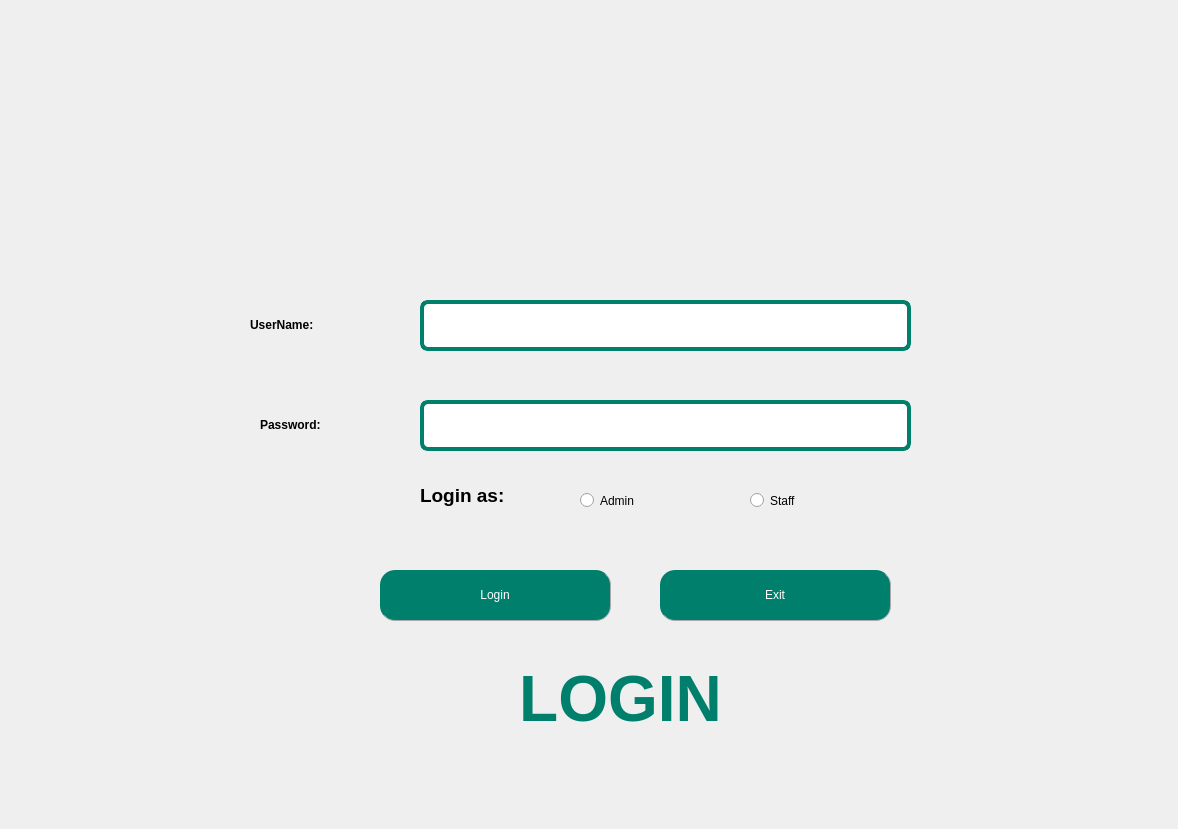
<?xml version="1.0" encoding="UTF-8"?>
<ui version="4.0">
 <class>MainWindow</class>
 <widget class="QMainWindow" name="MainWindow">
  <property name="geometry">
   <rect>
    <x>0</x>
    <y>0</y>
    <width>1178</width>
    <height>829</height>
   </rect>
  </property>
  <property name="windowTitle">
   <string>K244060778</string>
  </property>
  <property name="styleSheet">
   <string notr="true"/>
  </property>
  <widget class="QWidget" name="centralwidget">
   <widget class="QLabel" name="label_4">
    <property name="geometry">
     <rect>
      <x>0</x>
      <y>0</y>
      <width>1181</width>
      <height>831</height>
     </rect>
    </property>
    <property name="maximumSize">
     <size>
      <width>500000</width>
      <height>500000</height>
     </size>
    </property>
    <property name="text">
     <string/>
    </property>
    <property name="pixmap">
     <pixmap>../../../../Downloads/2.jpg</pixmap>
    </property>
    <property name="scaledContents">
     <bool>true</bool>
    </property>
   </widget>
   <widget class="QLabel" name="label_7">
    <property name="geometry">
     <rect>
      <x>410</x>
      <y>660</y>
      <width>421</width>
      <height>81</height>
     </rect>
    </property>
    <property name="styleSheet">
     <string notr="true">font: 20pt &quot;Tahoma&quot;;
color: rgb(0, 128, 108);</string>
    </property>
    <property name="text">
     <string>&lt;html&gt;&lt;head/&gt;&lt;body&gt;&lt;p align=&quot;center&quot;&gt;&lt;span style=&quot; font-size:48pt; font-weight:600;&quot;&gt;LOGIN&lt;/span&gt;&lt;/p&gt;&lt;/body&gt;&lt;/html&gt;</string>
    </property>
   </widget>
   <widget class="QPushButton" name="pushButtonExit">
    <property name="geometry">
     <rect>
      <x>660</x>
      <y>570</y>
      <width>231</width>
      <height>51</height>
     </rect>
    </property>
    <property name="styleSheet">
     <string notr="true">QPushButton{
        border-radius: 15px;
		border-right: 1px solid #aaaaaa;
		border-bottom: 1px solid #aaaaaa;
		font: 16pt &quot;Segoe UI&quot;;

}

QPushButton:enabled {
		background-color: #00806c;
		color: White;
}

QPushButton:pressed {
		background-color: #0d2f72;
		color: #fffffe;
}


QPushButton:hover:!pressed {
		background-color: #86ad6f;
		color: #0c2f70;
}

QPushButton:disabled {
		background-color: #aaaaaa;
		color: #ffffff;
}
</string>
    </property>
    <property name="text">
     <string>Exit</string>
    </property>
   </widget>
   <widget class="QPushButton" name="pushButtonLogin">
    <property name="geometry">
     <rect>
      <x>380</x>
      <y>570</y>
      <width>231</width>
      <height>51</height>
     </rect>
    </property>
    <property name="styleSheet">
     <string notr="true">QPushButton{
        border-radius: 15px;
		border-right: 1px solid #aaaaaa;
		border-bottom: 1px solid #aaaaaa;
		font: 16pt &quot;Segoe UI&quot;;

}

QPushButton:enabled {
		background-color: #00806c;
		color: White;
}

QPushButton:pressed {
		background-color: #0d2f72;
		color: #fffffe;
}


QPushButton:hover:!pressed {
		background-color: #86ad6f;
		color: #0c2f70;
}

QPushButton:disabled {
		background-color: #aaaaaa;
		color: #ffffff;
}
</string>
    </property>
    <property name="text">
     <string>Login</string>
    </property>
   </widget>
   <widget class="QLineEdit" name="lineEditUserName">
    <property name="geometry">
     <rect>
      <x>420</x>
      <y>300</y>
      <width>491</width>
      <height>51</height>
     </rect>
    </property>
    <property name="styleSheet">
     <string notr="true">QLineEdit {
    background-color: white;
    border: 4px solid #00806c;
    border-radius: 8px;
    padding: 5px;
    font: 12pt &quot;Segoe UI&quot;;
}
</string>
    </property>
   </widget>
   <widget class="QLabel" name="label_3">
    <property name="geometry">
     <rect>
      <x>260</x>
      <y>400</y>
      <width>141</width>
      <height>51</height>
     </rect>
    </property>
    <property name="styleSheet">
     <string notr="true">font: 75 18pt &quot;Segoe UI&quot;;
color: rgb(0, 0, 0);</string>
    </property>
    <property name="text">
     <string>&lt;html&gt;&lt;head/&gt;&lt;body&gt;&lt;p&gt;&lt;span style=&quot; font-weight:600;&quot;&gt;Password:&lt;/span&gt;&lt;/p&gt;&lt;/body&gt;&lt;/html&gt;</string>
    </property>
   </widget>
   <widget class="QLineEdit" name="lineEditPassword">
    <property name="geometry">
     <rect>
      <x>420</x>
      <y>400</y>
      <width>491</width>
      <height>51</height>
     </rect>
    </property>
    <property name="styleSheet">
     <string notr="true">QLineEdit {
    background-color: white;
    border: 4px solid #00806c;
    border-radius: 8px;
    padding: 5px;
    font: 12pt &quot;Segoe UI&quot;;
}</string>
    </property>
    <property name="text">
     <string/>
    </property>
    <property name="echoMode">
     <enum>QLineEdit::Password</enum>
    </property>
   </widget>
   <widget class="QLabel" name="label_2">
    <property name="geometry">
     <rect>
      <x>250</x>
      <y>300</y>
      <width>161</width>
      <height>51</height>
     </rect>
    </property>
    <property name="styleSheet">
     <string notr="true">font: 75 18pt &quot;Segoe UI&quot;;
color: rgb(0, 0, 0);</string>
    </property>
    <property name="text">
     <string>&lt;html&gt;&lt;head/&gt;&lt;body&gt;&lt;p&gt;&lt;span style=&quot; font-weight:600;&quot;&gt;UserName:&lt;/span&gt;&lt;/p&gt;&lt;/body&gt;&lt;/html&gt;</string>
    </property>
   </widget>
   <widget class="QRadioButton" name="AdminRadio">
    <property name="geometry">
     <rect>
      <x>580</x>
      <y>480</y>
      <width>111</width>
      <height>41</height>
     </rect>
    </property>
    <property name="styleSheet">
     <string notr="true">font:  14pt &quot;Segoe UI&quot;;
color: rgb(0, 0, 0);</string>
    </property>
    <property name="text">
     <string>Admin</string>
    </property>
   </widget>
   <widget class="QRadioButton" name="StaffRadio">
    <property name="geometry">
     <rect>
      <x>750</x>
      <y>480</y>
      <width>111</width>
      <height>41</height>
     </rect>
    </property>
    <property name="styleSheet">
     <string notr="true">font:  14pt &quot;Segoe UI&quot;;
color: rgb(0, 0, 0);</string>
    </property>
    <property name="text">
     <string>Staff</string>
    </property>
   </widget>
   <widget class="QLabel" name="label_5">
    <property name="geometry">
     <rect>
      <x>420</x>
      <y>470</y>
      <width>141</width>
      <height>51</height>
     </rect>
    </property>
    <property name="styleSheet">
     <string notr="true">font: 75 18pt &quot;Segoe UI&quot;;
color: rgb(0, 0, 0);</string>
    </property>
    <property name="text">
     <string>&lt;html&gt;&lt;head/&gt;&lt;body&gt;&lt;p&gt;&lt;span style=&quot; font-size:14pt; font-weight:600;&quot;&gt;Login as:&lt;/span&gt;&lt;/p&gt;&lt;/body&gt;&lt;/html&gt;</string>
    </property>
   </widget>
  </widget>
 </widget>
 <resources/>
 <connections/>
</ui>
